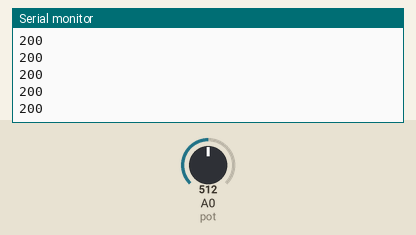
The sketch below on a simulated Arduino Uno, built with avr-gcc and run on an emulated ATmega328P. Shown: the last lines printed to the serial monitor. The test bench sets the inputs (shaded band); at power-on: A0 (pot) = 512.

Above: at 1.2 s.
1.3 s: A0 (pot) set to 716
At 2.3 s:
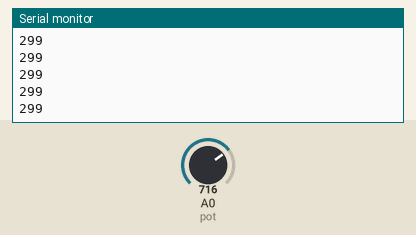
2.8 s: A0 (pot) set to 900
At 3.6 s:
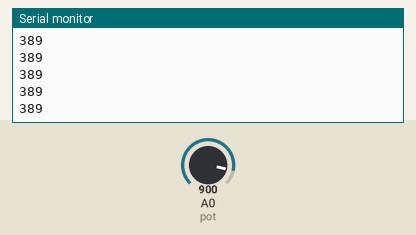
Timing chart, 0 to 5.8 s (numbered marks = the images above; inputs shaded):
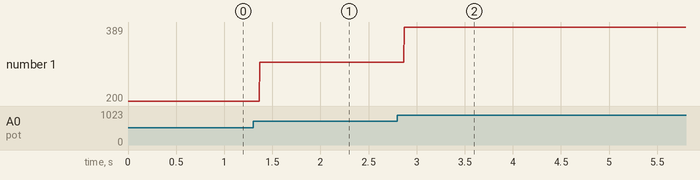

Measured:
- after the input at 1.3 s, the serial monitor: prints a new line after 0.07 s (image 1)
- after the input at 2.8 s, the serial monitor: prints a new line after 0.07 s (image 2)
- plotted number 1: 200 → 299 after the input at 1.3 s, 299 → 389 after the input at 2.8 s

The sketch:

sensor_de_temperatura_exemplo_11.ino
```cpp
#define pot A0

int leitura,temp;


void setup ()
{

 Serial.begin(9600);
  pinMode(pot,INPUT);
}
void loop ()

{
  leitura=analogRead(pot);
  //angulo=(leitura/1023.0)*180.0;
  temp=map(leitura,0,1023,-50,450);

  Serial.println(temp);


}
```
